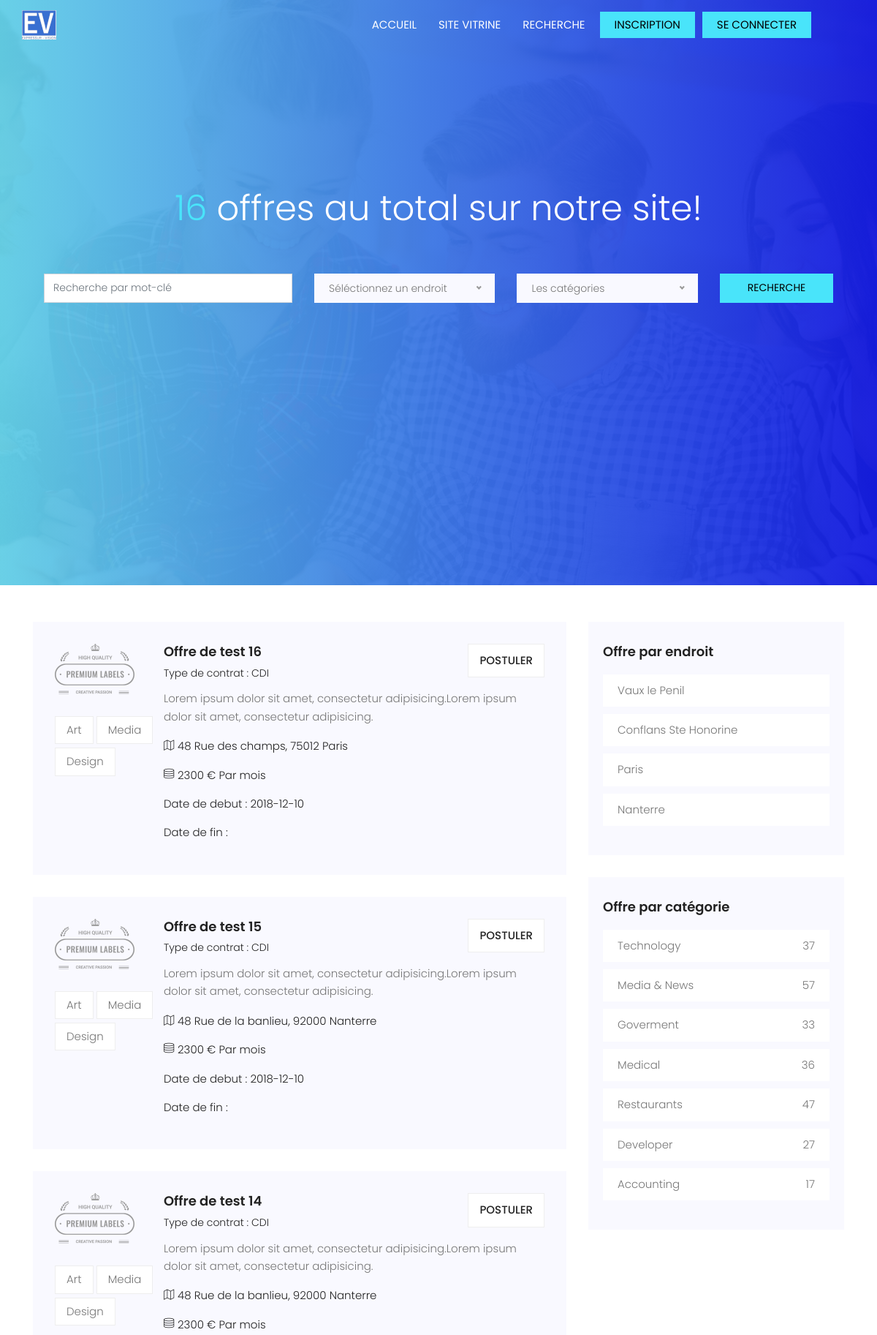
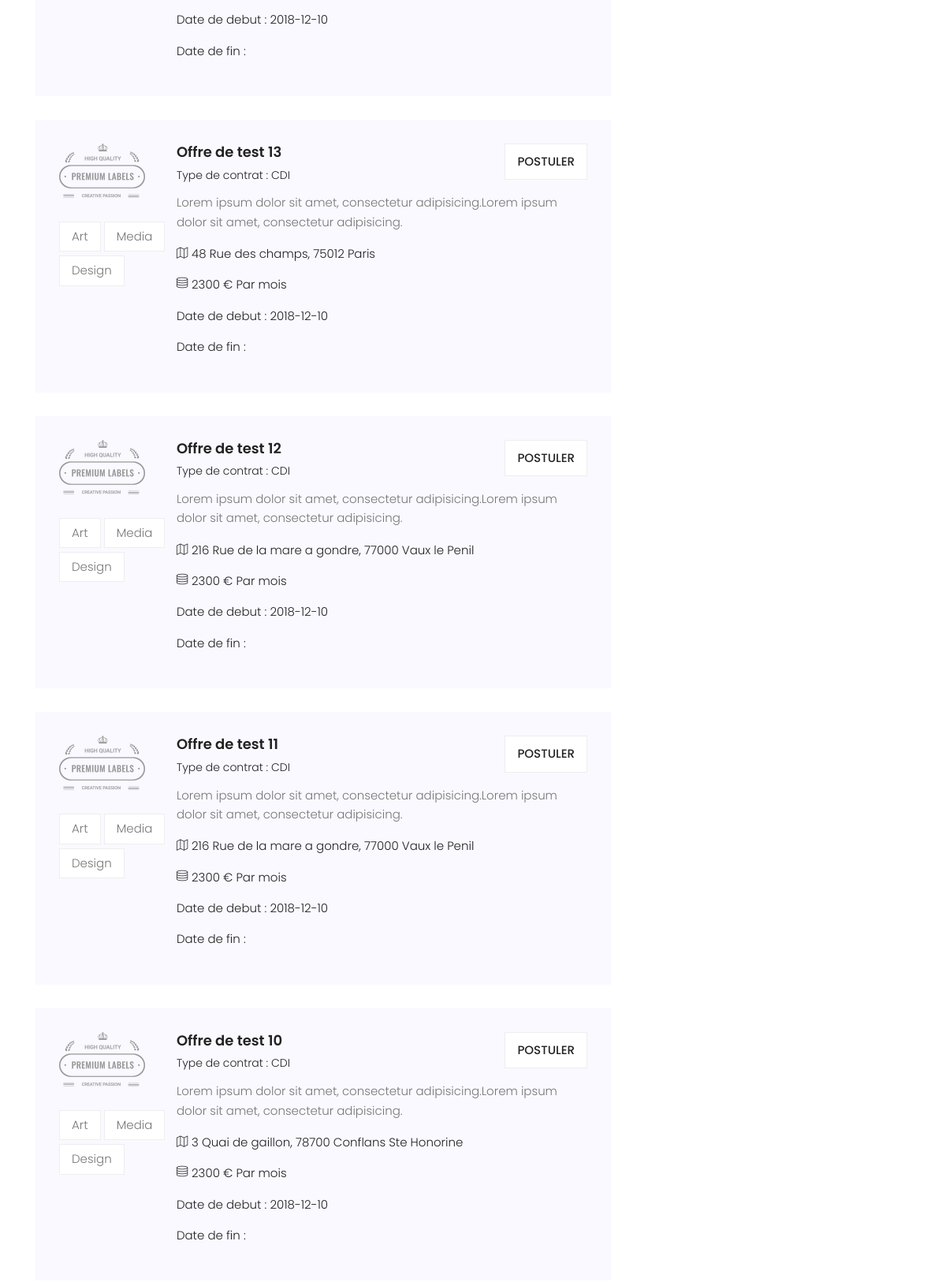
Screenshot of /sourcing/index.php (upper part) with the database file from the repository (2 pictures, top to bottom).
### tables this page shows
CREATE TABLE `offres` (
  `Id_Offre` int(11) NOT NULL,
  `Petite_Description_Offre` varchar(200) NOT NULL,
  `Date_Debut_Offre` date NOT NULL,
  `Date_Fin_Offre` date DEFAULT NULL,
  `Remuneration_Offre` int(11) NOT NULL,
  `Titre_Offre` varchar(50) NOT NULL,
  `Description_Offre` text NOT NULL,
  `Id_Utilisateur(validation)` int(11) NOT NULL,
  `Id_Adresse` int(11) NOT NULL,
  `Id_OffreT` int(11) NOT NULL,
  `Id_Remu_Type` int(11) NOT NULL
);

CREATE TABLE `offre_type` (
  `Id_OffreT` int(11) NOT NULL,
  `Type_OffreT` varchar(50) NOT NULL
);

CREATE TABLE `adresse` (
  `Id_Adresse` int(11) NOT NULL,
  `Num_Adresse` int(11) NOT NULL,
  `Voie_Adresse` varchar(100) NOT NULL,
  `Dep_Adresse` int(11) NOT NULL,
  `Ville_Adresse` varchar(100) NOT NULL
);

CREATE TABLE `remuneration_type` (
  `Id_Remu_Type` int(11) NOT NULL,
  `Remuneration_Type` varchar(50) NOT NULL
);

### sourcing/bdd.php (called while the page is built, shortened)
<?php
$requete_offres = '
SELECT
Petite_Description_Offre,
Description_Offre,
Date_Debut_Offre,
Date_Fin_Offre,
Remuneration_Offre,
Remuneration_Type,
Titre_Offre,
Dep_Adresse,
Num_Adresse,
Ville_Adresse,
Voie_Adresse,
offres.Id_Offre,
Type_OffreT
FROM
offres,adresse,offre_type,remuneration_type
WHERE offres.Id_Adresse = adresse.Id_Adresse
AND
remuneration_type.Id_Remu_Type = offres.Id_Remu_Type
AND
offre_type.Id_OffreT = offres.Id_OffreT
ORDER BY Id_Offre DESC';
 ?>

### sourcing/offres_list.php (the view)
<?php
$requete = $requete_offres;
if (isset($PAGE) && $PAGE == 'index') {
    $requete = $requete_offres . ' LIMIT 10';
}
$resultat = $bdd->query($requete);
while ($offres = $resultat->fetch() ) {
    echo'<div class="single-post d-flex flex-row">
                    <div class="thumb">
                        <img src="img/post.png" alt="">
                        <ul class="tags">
                            <li>
                                <a href="#">Art</a>
                            </li>
                            <li>
                                <a href="#">Media</a>
                            </li>
                            <li>
                                <a href="#">Design</a>
                            </li>
                        </ul>
                    </div>
                    <div class="details">
                        <div class="title d-flex flex-row justify-content-between">
                            <div class="titles">
                                <a href="single.php?off=' . $offres[Id_Offre] . '"><h4>' . $offres[Titre_Offre] . '</h4></a>
                                <h6> Type de contrat : ' . $offres[Type_OffreT] . '</h6>
                            </div>
                              <div class="title text-center">
                            <ul class="btns ">
                                <li><a href="candidater.php?off=' . $offres[Id_Offre] . '&candidat=' . $_SESSION['Id_Utilisateur'] . '">Postuler</a></li>
                            </ul>
                            </div>
                        </div>
                        <p>'. $offres[Petite_Description_Offre].'</p>
                        <p class="address"><span class="lnr lnr-map"></span> ' . $offres[Num_Adresse] . ' ' . $offres[Voie_Adresse] . ', ' . $offres[Dep_Adresse] . ' ' . $offres[Ville_Adresse] . '</p>
                        <p class="address"><span class="lnr lnr-database"></span> ' . $offres[Remuneration_Offre] . ' € ' . $offres[Remuneration_Type] . '</p>
                        <p class="address"> Date de debut : ' . $offres[Date_Debut_Offre] . '</p>
                        <p class="address"> Date de fin : ' . $offres[Date_Fin_Offre] . '</p>
                    </div>
                </div>';
}
?>

### sourcing/css/main.css (style rules this page uses)
body { color: #777777; font-family: "Poppins", sans-serif; font-size: 15px; font-weight: 300; line-height: 1.625em; position: relative; }
ol, ul { margin: 0; padding: 0; list-style: none; }
a { -webkit-transition: all 0.3s ease 0s; -moz-transition: all 0.3s ease 0s; -o-transition: all 0.3s ease 0s; transition: all 0.3s ease 0s; }
a, a:focus, a:hover { text-decoration: none; outline: 0; }
h1, h2, h3, h4, h5, h6 { font-family: "Poppins", sans-serif; color: #222222; line-height: 1.2em !important; margin-bottom: 0; margin-top: 0; font-weight: 600; }
h4, .h4 { font-size: 18px; }
h6, .h6 { font-size: 14px; color: #222222; }
.text-center { text-align: center; }
h4 { font-size: 18px; }
h6 { font-size: 14px; }
h1, h2, h3, h4, h5, h6 { line-height: 1.5em; }
.post-list .single-post { padding: 30px; background-color: #f9f9ff; margin-bottom: 30px; }
.post-list .single-post h6 { margin-top: 10px; color: #222; font-size: 14px; font-weight: 300; margin-bottom: 15px; }
.post-list .single-post .address { color: #222; margin-bottom: 15px; }
.post-list .single-post .btns li { display: inline-block; background-color: #fff; border: 1px solid #eee; padding: 10px 15px; -webkit-transition: all 0.3s ease 0s; -moz-transition: all 0.3s ease 0s; -o-transition: all 0.3s ease 0s; transition: all 0.3s ease 0s; }
.post-list .single-post .btns li i, .post-list .single-post .btns li a { text-transform: uppercase; font-weight: 500; color: #222; }
.post-list .single-post .thumb .tags { margin-top: 30px; }
.post-list .single-post .thumb .tags li { margin-bottom: 5px; display: inline-block; background: #fff; border: 1px solid #eee; padding: 6px 15px; -webkit-transition: all 0.3s ease 0s; -moz-transition: all 0.3s ease 0s; -o-transition: all 0.3s ease 0s; transition: all 0.3s ease 0s; }
.post-list .single-post .thumb .tags li a { color: #777777; -webkit-transition: all 0.3s ease 0s; -moz-transition: all 0.3s ease 0s; -o-transition: all 0.3s ease 0s; transition: all 0.3s ease 0s; }
.single-post { margin-bottom: 30px; }
.single-post .tags { margin-top: 40px; }
.single-post .tags li { display: inline-block; }
.single-post .tags li a { color: #222; }
.single-post .title h4 { margin-bottom: 10px; }

### rows the page displays
offres: Titre_Offre "Offre de test 16", Id_OffreT.Type_OffreT "CDI", Petite_Description_Offre "Lorem ipsum dolor sit amet, consectetur adipisicing.Lorem ipsum dolor sit amet, consectetur adipisicing.", Id_Adresse.Num_Adresse "48", Id_Adresse.Voie_Adresse "Rue des champs", Id_Adresse.Dep_Adresse "75012", Id_Adresse.Ville_Adresse "Paris", Remuneration_Offre "2300", Id_Remu_Type.Remuneration_Type "Par mois", Date_Debut_Offre "2018-12-10"
offres: Titre_Offre "Offre de test 15", Id_OffreT.Type_OffreT "CDI", Petite_Description_Offre "Lorem ipsum dolor sit amet, consectetur adipisicing.Lorem ipsum dolor sit amet, consectetur adipisicing.", Id_Adresse.Num_Adresse "48", Id_Adresse.Voie_Adresse "Rue de la banlieu", Id_Adresse.Dep_Adresse "92000", Id_Adresse.Ville_Adresse "Nanterre", Remuneration_Offre "2300", Id_Remu_Type.Remuneration_Type "Par mois", Date_Debut_Offre "2018-12-10"
offres: Titre_Offre "Offre de test 14", Id_OffreT.Type_OffreT "CDI", Petite_Description_Offre "Lorem ipsum dolor sit amet, consectetur adipisicing.Lorem ipsum dolor sit amet, consectetur adipisicing.", Id_Adresse.Num_Adresse "48", Id_Adresse.Voie_Adresse "Rue de la banlieu", Id_Adresse.Dep_Adresse "92000", Id_Adresse.Ville_Adresse "Nanterre", Remuneration_Offre "2300", Id_Remu_Type.Remuneration_Type "Par mois", Date_Debut_Offre "2018-12-10"
offres: Titre_Offre "Offre de test 13", Id_OffreT.Type_OffreT "CDI", Petite_Description_Offre "Lorem ipsum dolor sit amet, consectetur adipisicing.Lorem ipsum dolor sit amet, consectetur adipisicing.", Id_Adresse.Num_Adresse "48", Id_Adresse.Voie_Adresse "Rue des champs", Id_Adresse.Dep_Adresse "75012", Id_Adresse.Ville_Adresse "Paris", Remuneration_Offre "2300", Id_Remu_Type.Remuneration_Type "Par mois", Date_Debut_Offre "2018-12-10"
offres: Titre_Offre "Offre de test 12", Id_OffreT.Type_OffreT "CDI", Petite_Description_Offre "Lorem ipsum dolor sit amet, consectetur adipisicing.Lorem ipsum dolor sit amet, consectetur adipisicing.", Id_Adresse.Num_Adresse "216", Id_Adresse.Voie_Adresse "Rue de la mare a gondre", Id_Adresse.Dep_Adresse "77000", Id_Adresse.Ville_Adresse "Vaux le Penil", Remuneration_Offre "2300", Id_Remu_Type.Remuneration_Type "Par mois", Date_Debut_Offre "2018-12-10"
offres: Titre_Offre "Offre de test 11", Id_OffreT.Type_OffreT "CDI", Petite_Description_Offre "Lorem ipsum dolor sit amet, consectetur adipisicing.Lorem ipsum dolor sit amet, consectetur adipisicing.", Id_Adresse.Num_Adresse "216", Id_Adresse.Voie_Adresse "Rue de la mare a gondre", Id_Adresse.Dep_Adresse "77000", Id_Adresse.Ville_Adresse "Vaux le Penil", Remuneration_Offre "2300", Id_Remu_Type.Remuneration_Type "Par mois", Date_Debut_Offre "2018-12-10"
offres: Titre_Offre "Offre de test 10", Id_OffreT.Type_OffreT "CDI", Petite_Description_Offre "Lorem ipsum dolor sit amet, consectetur adipisicing.Lorem ipsum dolor sit amet, consectetur adipisicing.", Id_Adresse.Num_Adresse "3", Id_Adresse.Voie_Adresse "Quai de gaillon", Id_Adresse.Dep_Adresse "78700", Id_Adresse.Ville_Adresse "Conflans Ste Honorine", Remuneration_Offre "2300", Id_Remu_Type.Remuneration_Type "Par mois", Date_Debut_Offre "2018-12-10"

### other values shown
$nb_offre['0'] "16"
$li_offre[Ville_Adresse] "Vaux le Penil"
$li_offre[Ville_Adresse] "Conflans Ste Honorine"
$li_offre[Ville_Adresse] "Paris"
$li_offre[Ville_Adresse] "Nanterre"
